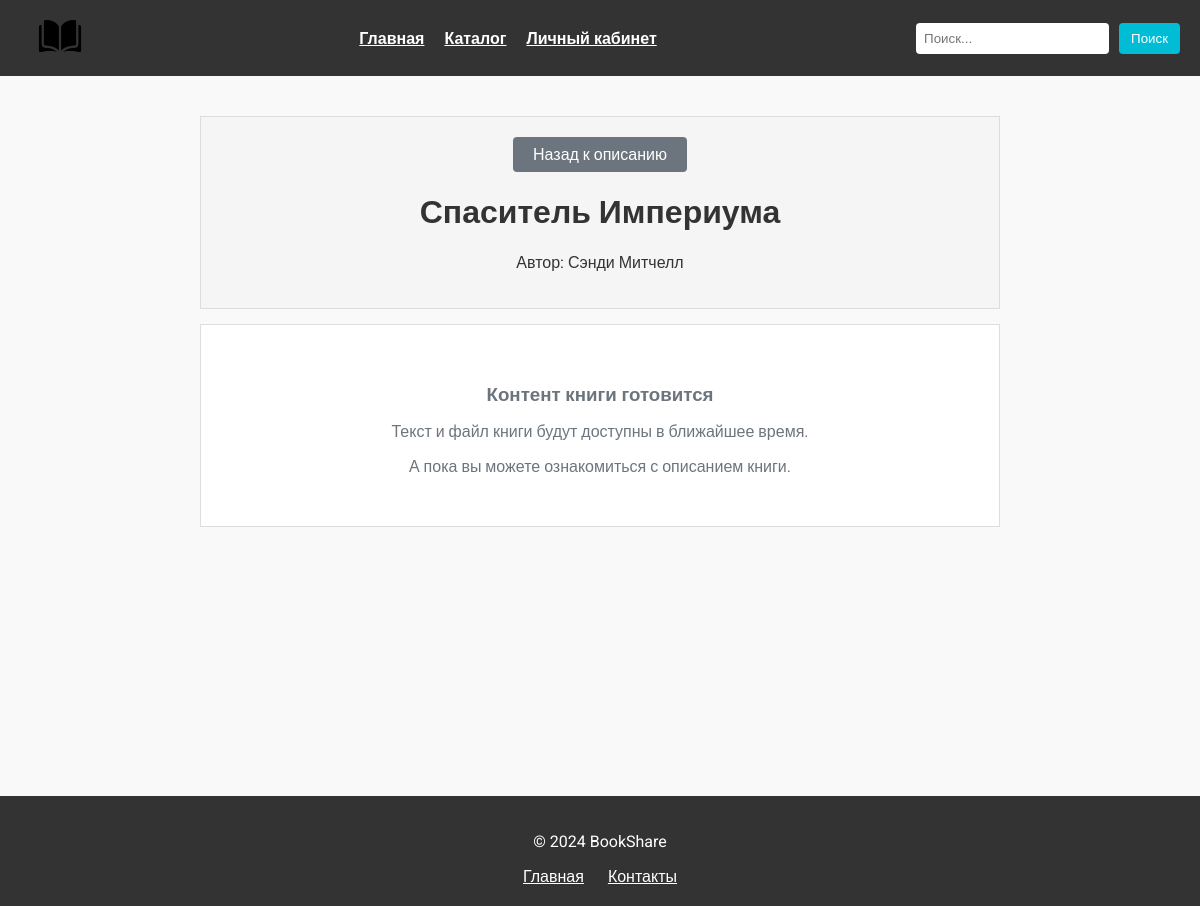
The page /books/2/read/ on the database its author committed.
### myz_app/models.py (models this page shows, shortened)
class Book(models.Model):
    bookName = models.CharField(max_length=200)
    yearOfPublication = models.IntegerField()
    desc = models.TextField(max_length=512, blank=True, null=True)
    author = models.ForeignKey('Author', on_delete=models.CASCADE)
    genre = models.ManyToManyField('Genre')
    publisher = models.ForeignKey('Publisher', on_delete=models.CASCADE)
    image = models.ImageField(upload_to="book_images/")
    quantity = models.PositiveIntegerField(default=0, verbose_name="Количество")
    price = models.DecimalField(default=0, max_digits=10, decimal_places=2, verbose_name="Цена")
    book_file = models.FileField(upload_to="book_files/", blank=True, null=True, verbose_name="Файл книги")

class Author(models.Model):
    firstName = models.CharField(max_length=200)
    lastName = models.CharField(max_length=200)
    dateOfBirth = models.DateField()
    dateOfDeath = models.DateField(null=True, blank=True)

### myz_app/views.py (the view)
# urls.py: path('books/<int:pk>/read/', views.read_book, name='read_book'),
def read_book(request, pk):
    book = Book.objects.get(id=pk)
    data = {
        'book': book,
    }
    return render(request, 'read_book.html', data)

### myz_app/templates/read_book.html (shortened to what this page needs)
{% extends "base.html" %}
{% load static %}
{% block content %}
<div class="reading-container">
    <div class="reading-header">
        <div class="header-content">
            <a href="{% url 'book_detail' book.id %}" class="back-button">Назад к описанию</a>
            <h1>{{ book.bookName }}</h1>
            <p class="author">Автор: {{ book.author.firstName }} {{ book.author.lastName }}</p>
        </div>
    </div>
    <div class="book-content">
        {% if not book.book_text and not book.book_file %}
        <div class="no-content">
            <div class="no-content-message">
                <h3>Контент книги готовится</h3>
                <p>Текст и файл книги будут доступны в ближайшее время.</p>
                <p>А пока вы можете ознакомиться с описанием книги.</p>
            </div>
        </div>
        {% endif %}
    </div>
</div>
{% endblock %}

### myz_app/templates/read_book.html (style rules this page uses)
.reading-container { max-width: 800px; margin: 0 auto; padding: 20px; }
.reading-header { background: #f5f5f5; margin-bottom: 15px; text-align: center; border: 1px solid #ddd; padding: 20px; }
.back-button { display: inline-block; padding: 8px 20px; background-color: #6c757d; color: white; text-decoration: none; border-radius: 4px; }
.no-content { text-align: center; padding: 40px 20px; background: white; border: 1px solid #ddd; }
.no-content-message h3 { color: #6c757d; margin-bottom: 10px; }
.no-content-message p { color: #6c757d; margin-bottom: 10px; }

### myz_app/templates/base.html (style rules this page uses)
html, body { width: 100%; height: 100%; margin: 0; padding: 0; font-family: 'Roboto', sans-serif; background-color: #f9f9f9; color: #333; }
a { color: inherit; }

### rows shown on the page
Book: bookName "Спаситель Империума", author.firstName "Сэнди", author.lastName "Митчелл"
